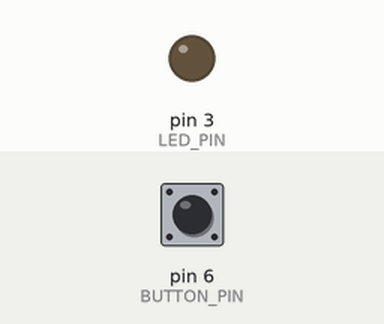
Recording of a sketch running on a simulated Arduino Uno, built with avr-gcc and run on an emulated ATmega328P. Parts: output pins drawn as LEDs (lit = HIGH). The test bench sets the inputs (shaded band); at power-on: pin 6 (BUTTON_PIN) HIGH.

Above: at 1.2 s.
1.3 s: pin 6 (BUTTON_PIN) pulled LOW for 0.15 s
At 1.52 s:
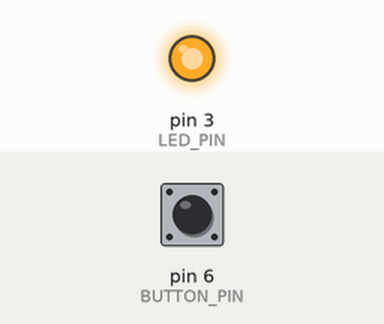
3.0 s: pin 6 (BUTTON_PIN) pulled LOW for 1 s
At 5.8 s:
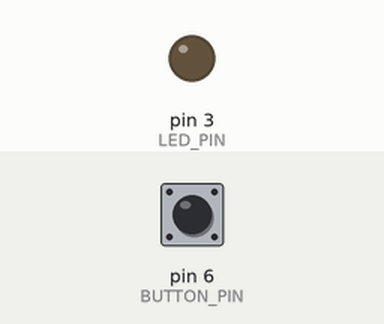
6.4 s: pin 6 (BUTTON_PIN) pulled LOW for 3.2 s
At 10.6 s:
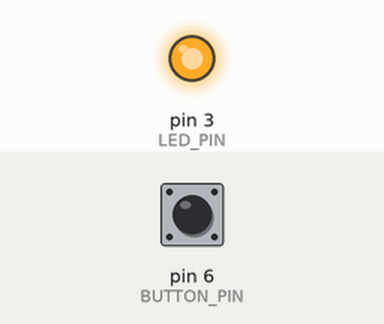
Timing chart, 0 to 14.3 s (numbered marks = the images above; inputs shaded):
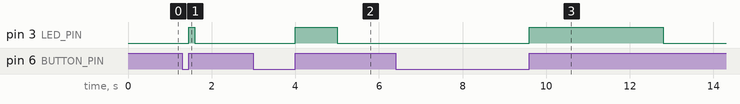

The sketch:

02.button-delay.ino
```cpp
#define LED_PIN     3
#define BUTTON_PIN  6

unsigned long buttonStartTime = 0;
unsigned long ledEndTime = 0;

void setup() {
  pinMode(LED_PIN, OUTPUT);
  pinMode(BUTTON_PIN, INPUT_PULLUP);
}

void loop() {
  unsigned long currentTime = millis();

  if (ledEndTime != 0 && currentTime >= ledEndTime) {
    turnOffLed();
    ledEndTime = 0;
  }

  bool isLedOn = digitalRead(LED_PIN) == HIGH;
  if (isLedOn == false) {
    bool isButtonPressed = digitalRead(BUTTON_PIN) == LOW;

    if (isButtonPressed) {
      if (buttonStartTime == 0) {
        buttonStartTime = currentTime;
      }
    } else {
      if (buttonStartTime != 0) {
        unsigned long duration = currentTime - buttonStartTime;
        ledEndTime = currentTime + duration;

        turnOnLed();
        buttonStartTime = 0;
      }
    }
  }
}

void turnOnLed() {
  digitalWrite(LED_PIN, HIGH);
}

void turnOffLed() {
  digitalWrite(LED_PIN, LOW);
}
```

Measured:
- after the input at 1.3 s, pin 3 (LED_PIN): LOW → HIGH after 0.15 s, → LOW 0.15 s later
- after the input at 3.0 s, pin 3 (LED_PIN): LOW → HIGH after 1.0 s, → LOW 1.0 s later
- after the input at 6.4 s, pin 3 (LED_PIN): LOW → HIGH after 3.2 s, → LOW 3.2 s later
